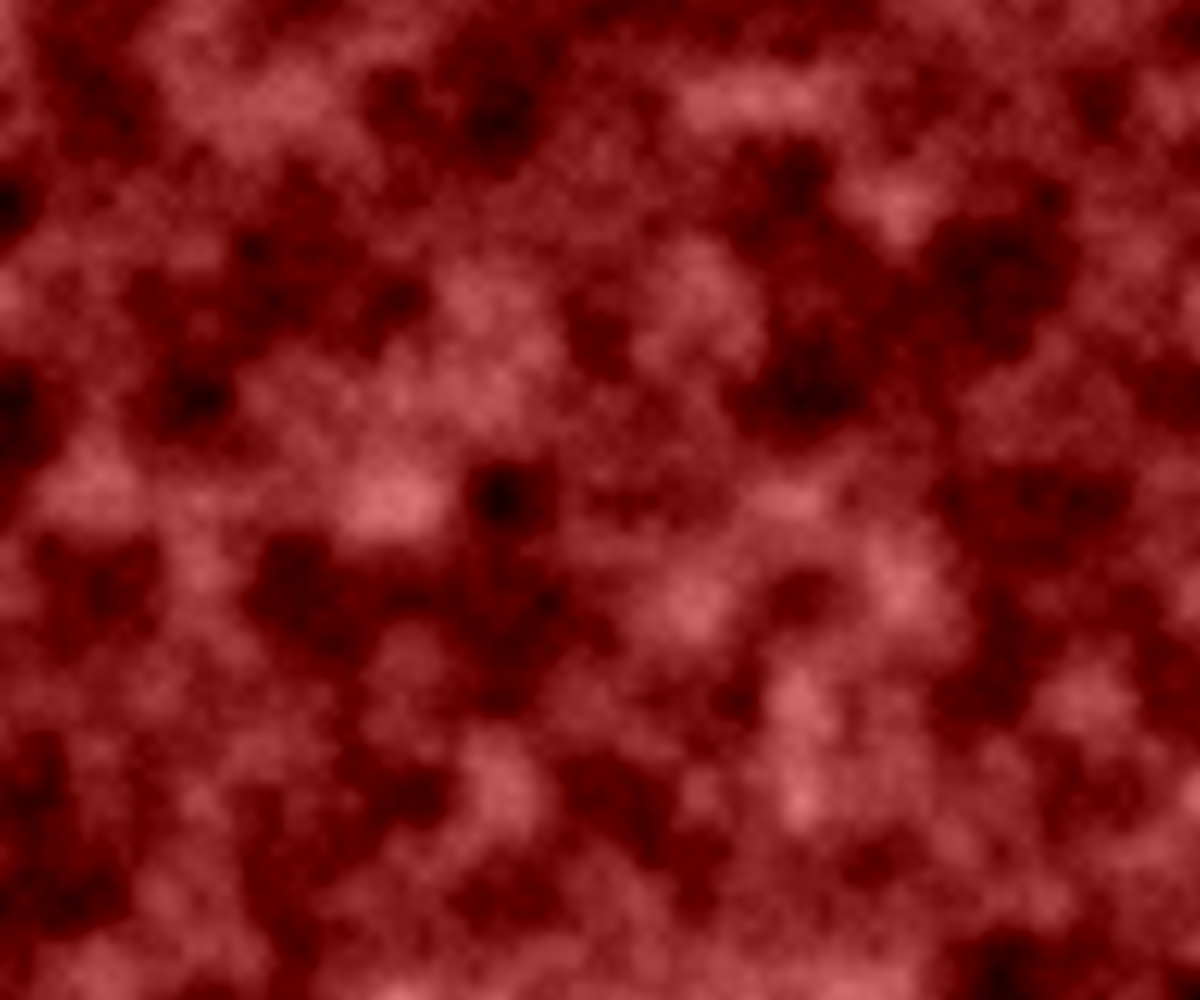
Frame 1 (no input)
Frame 2 (the mouse pressed at the canvas centre, redrawn once): identical to frame 1, image omitted

The p5.js sketch that drew this single still picture (run headless with seeded random() and noise() and a simulated clock; the mouse was pressed at the canvas centre and the sketch redrawn once):

// p5.js sketch
// ── sketch.js
//make 2d perlin noise


let inc = 0.01;

function setup() {
  createCanvas(windowWidth, windowHeight);
}

function draw() {
  let yOff = 0;

  loadPixels();
  for (let y = 0; y < height; y++) {
    let xOff = 0;
    for (let x = 0; x < width; x++) {
      let index = (x + (y * width)) * 4;
      let r = noise(xOff, yOff) * 255;
      let g = noise(xOff, yOff) * 255 - 100;
      let b = noise(xOff, yOff) * 255 - 100;
      pixels[index + 0] = r;
      pixels[index + 1] = g;
      pixels[index + 2] = b;
      pixels[index + 3] = 255;
      xOff += inc;
    }
    yOff += inc;
  }
  updatePixels();
  noLoop();
}
